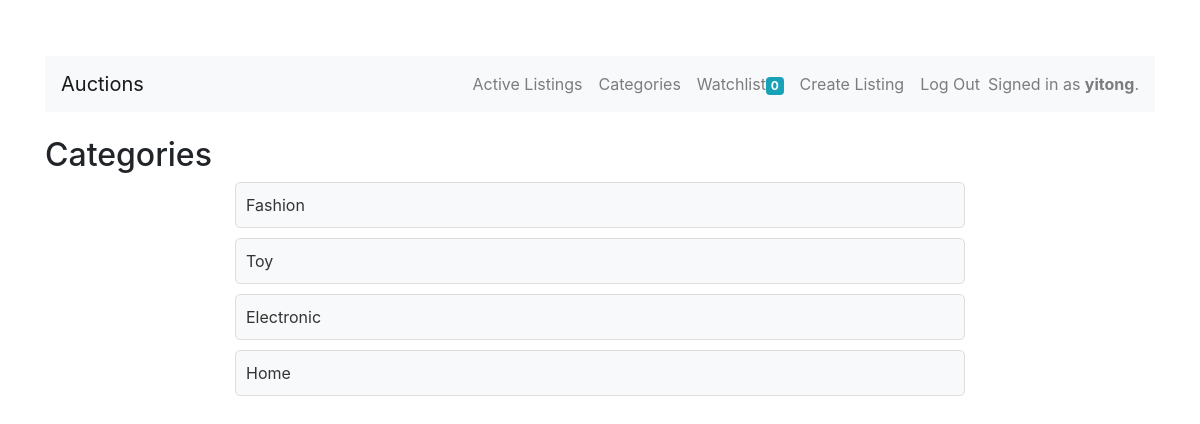
Page /categories/ (signed in) on the committed database.
### auctions/models.py (models this page shows, shortened)
class User(AbstractUser):
    watchlist = models.ManyToManyField('AuctionListing', blank=True, related_name='watchlisted_by')

class Category(models.Model):
    name = models.CharField(max_length=100)

### auctions/views.py (the view)
# urls.py: path('categories/', views.categories, name='categories'),
def categories(request):
    all_categories = Category.objects.all()
    return render(request, "auctions/categories.html", {
        "categories": all_categories
    })

### auctions/context_processors.py (called while the page is built)
def watchlist_count(request):
    if request.user.is_authenticated:
        count = request.user.watchlist.count()
    else:
        count = 0
    return {'watchlist_count': count}

### auctions/templates/auctions/categories.html
{% extends "auctions/layout.html" %}
{% block body %}
<h2 class="purple">Categories</h2>
<div class="row">
    <div class="col-md-8 offset-md-2">
        <ul class="categories-list">
            {% for category in categories %}
                <li>
                    <a href="{% url 'category_listings' category.id %}">{{ category.name }}</a>
                </li>
            {% endfor %}
        </ul>
    </div>
</div>
{% endblock %}

### auctions/templates/auctions/layout.html (shortened to what this page needs)
{% load static %}
<!DOCTYPE html>
<html lang="en">
    <head>
 <link rel="stylesheet" href="https://cdn.jsdelivr.net/npm/swiper@8/swiper-bundle.min.css">
 <link rel="stylesheet" href="https://www.boucheron.cn/static/version1718715124/frontend/Boucheron/hyva/en_US/css/styles.min.css">
 <link rel="stylesheet" href="https://stackpath.bootstrapcdn.com/bootstrap/4.4.1/css/bootstrap.min.css">
        <link href="{% static 'auctions/styles.css' %}" rel="stylesheet">
    </head>
    <body>
        <div class="container">
            <nav class="navbar navbar-expand-lg navbar-light bg-light">
                <a class="navbar-brand" href="{% url 'index' %}">Auctions</a>
                <div class="collapse navbar-collapse" id="navbarNav">
                    <ul class="navbar-nav ml-auto">
                        <li class="nav-item">
                            <a class="nav-link" href="{% url 'index' %}">Active Listings</a>
                        </li>
                        <li class="nav-item">
                            <a class="nav-link" href="{% url 'categories' %}">Categories</a>
                        </li>
                        {% if user.is_authenticated %}
                            <li class="nav-item">
                                <a class="nav-link" href="{% url 'watchlist' %}">Watchlist<span class="badge badge-info">{{ watchlist_count }}</span></a>
                            </li>
                            <li class="nav-item">
                                <a class="nav-link" href="{% url 'create_listing' %}">Create Listing</a>
                            </li>
                            <li class="nav-item">
                                <a class="nav-link" href="{% url 'logout' %}">Log Out</a>
                            </li>
                            <li class="nav-item">
                                <span class="navbar-text">
                                    Signed in as <strong>{{ user.username }}</strong>.
                                </span>
                            </li>
                        {% endif %}
                    </ul>
                </div>
            </nav>
            <div class="content mt-4">
                {% block body %}
                {% endblock %}
            </div>
        </div>
    </body>
</html>

### auctions/static/auctions/styles.css (style rules this page uses)
body { padding-top: 56px; }
.navbar { margin-bottom: 20px; }
.content { margin-top: 20px; }
.categories-list { list-style-type: none; padding: 0; }
.categories-list li { margin-bottom: 10px; }
.categories-list a { display: block; padding: 10px; background-color: #f8f9fa; border: 1px solid #ddd; border-radius: 5px; text-decoration: none; color: #333; transition: background-color 0.3s; }

### rows in the picture
User: username "yitong"
Category: name "Fashion"
Category: name "Toy"
Category: name "Electronic"
Category: name "Home"

### other values in the picture
{{ watchlist_count }} "0"
